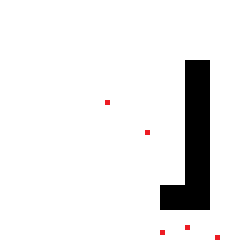
#> input picture map.bmp, 50 x 50 px (shown 5 times larger)
$ python draw.py
#> lines starting #> are read from the running program, lines starting #| are printed output that depends on the picture
### parse_image.py
from PIL import Image


class Parse:

    def __init__(self, image):
#> called with image = 'map.bmp'
        self.map_image = Image.open(image)
#> self.map_image is the input picture: PIL image 50x50 RGB; mean R, G, B 237.1, 236.7, 236.7
        self.pixels = self.map_image.load()
        self.width, self.length = self.map_image.size
#> self.width = 50; self.length = 50

    def parse_image(self):
        field = []
        for y in range(self.length):
            row = [0] * self.width
            print()
            for x in range(self.width):
                px = self.pixels[y, x]
                if px == (0, 0, 0):
                    row[x] = 2
                elif px == (255, 255, 255):
                    row[x] = 0
                else:
                    row[x] = 1
            field.append(row)
#> after the loop, field = 50 items
        return field

# разберись как оно работает. Написать комментарии

### main.py
import copy # импорт модуля копирования

import parse_image # импорт файла для парсинга изображения


class Robot:  # Класс робота

    def __init__(self):
        self.local_map = [] # карта, которую видит робот
        self.direction = 0 # направление движения робота
        self.robot_met_obstacle = False # маркер встречено ли препятсвия
        self.obstacle_coordination = [-1, -1] # координаты места встречи препятствия

    def moving(self, global_x, global_y, local_map):  # функция движения робота. global_x, global_y - глобальные координаты робота на всей карте, local_map - карта, котору видит робот
        directions = [[0, -1], [-1, 0], [0, 1], [1, 0]] # список направлений движения
        count = 0 # счетчик попыток выбрать препятсивие
        if self.robot_met_obstacle: # когда робот встречает препятсвие
            if global_x == self.obstacle_coordination[1] and global_y == self.obstacle_coordination[0]: # если глобальные координаты робота равны координатам встречи с препятствием и робот уже встречал препятствие, т.е. это не в первый раз
                return [0, 0] # робот останавливается и не двигается
        if self.robot_met_obstacle: # Если препятствие было встречено
            self.direction -= 1 # изменение вектора движения
            if self.direction < 0: # если выбрана изначальное направление
                self.direction = 3 # Возврщаемся к последнему
        x_ch = directions[self.direction][0] + 1 # переменная х для проверки
        y_ch = directions[self.direction][1] + 1 # переменная у для проверки
        while local_map[y_ch][x_ch] != 0: # пока на координате, куда хотим сходить свободно
            if not self.robot_met_obstacle: # если робот пока не встретил препятствие
                self.obstacle_coordination = [global_y, global_x]  # место встречи с препятствием приравниваем к глобальным координатам
                self.robot_met_obstacle = True # меняем маркер встречи с препятствием на Правду
            self.direction += 1 # меняем вектор движения на следующий
            if self.direction > 3: # если выбрано последнее направление
                self.direction = 0 # возвращаемся к первому
            x_ch = directions[self.direction][0] + 1 # переменная х для проверки
            y_ch = directions[self.direction][1] + 1 # переменная у для проверки
            count += 1 # Прибвляем 1 к счетчику попыток найти нужное направление
            if count >= 10: # если количество попыток выбрать направление движения превысило 10
                return [0, 0] # робот не двигается
        return directions[self.direction]  # возвращаем измененные значения координат на соответствующую дельту


class World:  # Класс Мира

    def create_from_map(self, image): # функция создания Мира через преобразование картинки
        parser = parse_image.Parse(image) # создаем экземпляр класса Parser
        self.width = parser.width # приравниваем собственную ширину Мира к ширине распарсенной картинки
        self.length = parser.length # то же самое для длинны Мира
        field = parser.parse_image() # получаем результат работы функции parse_image для созданного экземпляра parser
#> field = 50 items
        self.map = [[0] * self.width for _ in range(self.length)]  # создаем поле размерами ширина х, длинна y
        for y in range(self.length):
            for x in range(self.width):
                if field[x][y] == 1 : # когда находим единицу в поле, ставим туда робота
                    self.add_robot(y,x)
                else:
                    self.map[y][x] = field[x][y] # в остальных случаях в карту Мира печатаем клетку полученнго поля из картинки
#> after the loop, self.map = 50 items

    def __init__(self, width=None, length=None, obstacle=[], map=None):
        self.robot_list = []
        if map: # если карта уже существует, т.е. была создана из картинки
            self.create_from_map(map)  # создаем Мир, исходя из этой карты
        else: # если нет
            self.map = self.create_world(width, length, obstacle) # создаем Мир исходя из переданных размеров и препятствий
        self.field = self.draw_map() # в любом случае в переменную поля кладем нарисованную карту

    # [12 lines left out: function create_world, not called in this run]

    def add_robot(self, y, x): # функция добавления робота в Мир
        robot = [Robot(), y, x]  # добавляем робота в Мир
        if self.map[y][x] == 0:  # проверка свободна ли клетка, куда хотим добавить робота
            self.robot_list.append(robot)
        else:
            print('ERROR')

    def draw_map(self):  # Класс рисования Мира
        self.field = copy.deepcopy(self.map)  # предаем в переменную собственного поля копию собственной карты, но через deepcope, чтобы был отдельный объект, а не ссылка
#> self.field = 50 items
        for e, r in enumerate(self.robot_list): # перебираем пронумированный список роботов
            y = r[1] # присваем у первую координату робота
            x = r[2] # присваем х вторую коориднату робота
            self.field[y][x] = 2 + e # добавляем 2 с прибавлением номера робота в Мир, чтобы matplotlib рисовал роботов разными цветам, если их несколько
        return self.field # возвращаем собственное поле

    def get_robot_list(self):  # функция, чтобы получить список всех роботов
        return self.robot_list

    def step(self):  # функция, где робот делает шаг в Мире
        for i, r in enumerate(self.robot_list):  # обращаемя к списку роботов
            y = r[1]  # изначальна координата у
            x = r[2]  # значальна координата х
            self.field = self.draw_map()
            d_x, d_y = r[0].moving(x, y, self.determine_robot_position(i))  # Робот принимает решение о движении
            # Сравниваем координаты робота и размеры Мира, чтобы не выйти за его пределы
            r[1] += d_y  # Передаем новое значение у
            r[2] += d_x  # передаем новое значение х
            if r[1] < 0: # если новое значение у меньше нуля, то есть робот может выйти за пределы карты
                r[1] = 0 # делаем его 0
            if r[2] < 0: # если второе значение меньше 0, то есть робот может выйти за пределы карты
                r[2] = 0 # снова делаем его 0
            if r[1] >= self.length: # сравниваем значение с длинной карты, чтобы оно не было больше или равно
                r[1] = self.length - 1 # Не даем роботу выйти за края сверху
            if r[2] >= self.width:
                r[2] = self.width - 1  # Не даем роботу выйти за края сбоку
            if self.field[r[1]][r[2]] != 0: # проверяем наличие препятствие на поле, куда хотим шагнут. Если препятствие есть
                r[1], r[2] = y, x # Возвращаем прежнее значение координат, т.е. робот не двигается

    def determine_robot_position(self, robot_num):# определяем позицию робота в Мире и передаем ему локальную карту
        robot_map = [[2, 2, 2], [2, 2, 2], [2, 2, 2]] # шаблон карты робота, где везде препятствия
        global_map = self.field  # запрашиваем глобальную карту
        robot = self.robot_list[robot_num]  # запрашиваем список роботов, откуда возьмем информацию о нужном нам роботе
        r_x = robot[2] # х - вторая координата робота
        r_y = robot[1] # у - первая координата робота
        for y in range(3): # перебираем шаблон локальной карты робота
            for x in range(3):
                g_x = r_x - 1 + x # глобальная х = х координата робота + х координата локальной карты
                g_y = r_y - 1 + y # глобальная у = у координата робота + у координата локальной карты
                if g_x < 0: # проверка не входит ли клетка ща пределы глобальной карты, если выходит, то клетка по умолчанию остается со значением 2
                    continue
                if g_y < 0:
                    continue
                if g_x >= self.width:
                    continue
                if g_y >= self.length:
                    continue
                robot_map[y][x] = global_map[g_y][g_x] # добавляем в локальную карту клетку из глобальной карты
                robot_map[1][1] = 1 # центр локальной карты всегда робот
        return robot_map

### draw.py
import matplotlib.pyplot as plt
import matplotlib.animation as animation
import main

world1 = main.World(map='map.bmp') # Создание экземпляра Мира

plt.ion() # обновление графика в реальном времени
fig, ax = plt.subplots() # создаем рисунок и координатную плоскость
frames = [] # сюда мобираем каждый кадр

for i in range(45):
    world1.step() # Вызов шага, чтобы изменить положение робота
    img = ax.imshow(world1.draw_map(), cmap='Blues', animated = True) # преобразование матрицы в картинку
    frames.append([img]) # сохраняем кадр
    plt.pause(1) # пауза, чтобы кадры слишком быстро не мелькали
#> this loop made 45 passes
#> pass 1, `plt.pause(1)`:
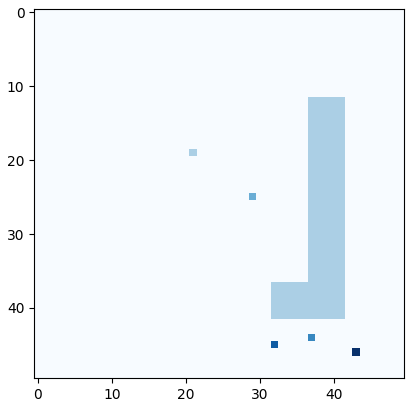
#> figure drawn by matplotlib, 1 panel

ani = animation.ArtistAnimation(fig, frames, interval=500, blit=True) # создание гиф файла
ani.save('robot_moving.gif', writer='pillow') # Сохранение гиф файла
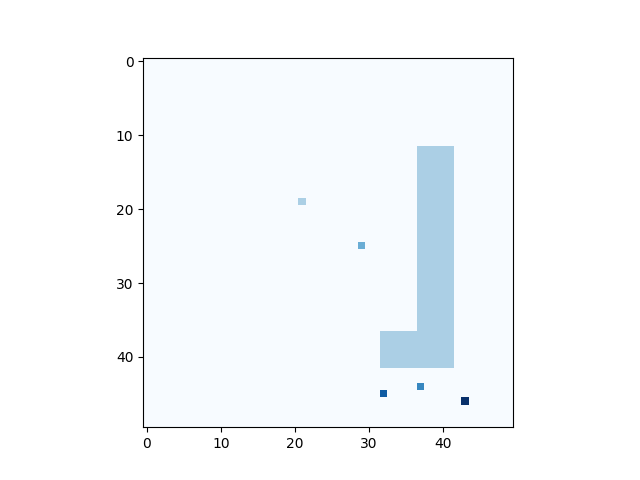
#> saved as robot_moving.gif: PIL image 640x480 RGBA; mean R, G, B, A 247.1, 249.9, 252.3, 255
